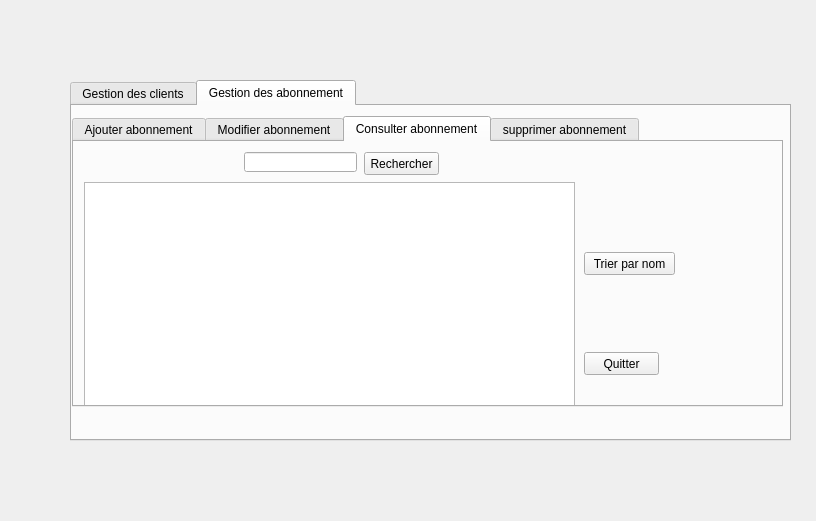
<?xml version="1.0" encoding="UTF-8"?>
<ui version="4.0">
 <class>Dialog</class>
 <widget class="QDialog" name="Dialog">
  <property name="geometry">
   <rect>
    <x>0</x>
    <y>0</y>
    <width>816</width>
    <height>521</height>
   </rect>
  </property>
  <property name="windowTitle">
   <string>Dialog</string>
  </property>
  <widget class="QTabWidget" name="tabWidget">
   <property name="geometry">
    <rect>
     <x>70</x>
     <y>80</y>
     <width>721</width>
     <height>361</height>
    </rect>
   </property>
   <property name="currentIndex">
    <number>1</number>
   </property>
   <widget class="QWidget" name="Tab">
    <attribute name="title">
     <string>Gestion des clients</string>
    </attribute>
    <widget class="QTabWidget" name="tabWidget_2">
     <property name="geometry">
      <rect>
       <x>-10</x>
       <y>0</y>
       <width>721</width>
       <height>331</height>
      </rect>
     </property>
     <property name="currentIndex">
      <number>2</number>
     </property>
     <widget class="QWidget" name="tab_3">
      <attribute name="title">
       <string>Ajouter client</string>
      </attribute>
      <widget class="QGroupBox" name="ajouter_emp">
       <property name="geometry">
        <rect>
         <x>0</x>
         <y>0</y>
         <width>641</width>
         <height>191</height>
        </rect>
       </property>
       <property name="title">
        <string/>
       </property>
       <widget class="QLabel" name="label">
        <property name="geometry">
         <rect>
          <x>30</x>
          <y>40</y>
          <width>47</width>
          <height>13</height>
         </rect>
        </property>
        <property name="text">
         <string>Nom :</string>
        </property>
       </widget>
       <widget class="QLabel" name="label_2">
        <property name="geometry">
         <rect>
          <x>30</x>
          <y>70</y>
          <width>47</width>
          <height>13</height>
         </rect>
        </property>
        <property name="text">
         <string>Prenom :</string>
        </property>
       </widget>
       <widget class="QLabel" name="label_3">
        <property name="geometry">
         <rect>
          <x>30</x>
          <y>110</y>
          <width>47</width>
          <height>13</height>
         </rect>
        </property>
        <property name="text">
         <string>CIN :</string>
        </property>
       </widget>
       <widget class="QLineEdit" name="lineEdit_nom">
        <property name="geometry">
         <rect>
          <x>130</x>
          <y>40</y>
          <width>113</width>
          <height>20</height>
         </rect>
        </property>
       </widget>
       <widget class="QLineEdit" name="lineEdit_prenom">
        <property name="geometry">
         <rect>
          <x>130</x>
          <y>70</y>
          <width>113</width>
          <height>20</height>
         </rect>
        </property>
       </widget>
       <widget class="QLineEdit" name="lineEdit_cin">
        <property name="geometry">
         <rect>
          <x>130</x>
          <y>110</y>
          <width>113</width>
          <height>20</height>
         </rect>
        </property>
        <property name="maxLength">
         <number>8</number>
        </property>
       </widget>
       <widget class="QPushButton" name="pushButton_ajouteremploye">
        <property name="geometry">
         <rect>
          <x>290</x>
          <y>40</y>
          <width>75</width>
          <height>23</height>
         </rect>
        </property>
        <property name="text">
         <string>Ajouter</string>
        </property>
       </widget>
       <widget class="QPushButton" name="pushButton_2">
        <property name="geometry">
         <rect>
          <x>290</x>
          <y>70</y>
          <width>75</width>
          <height>23</height>
         </rect>
        </property>
        <property name="text">
         <string>Quiter</string>
        </property>
       </widget>
      </widget>
     </widget>
     <widget class="QWidget" name="tab_4">
      <attribute name="title">
       <string>Modifier client</string>
      </attribute>
      <widget class="QGroupBox" name="modifier_emp">
       <property name="geometry">
        <rect>
         <x>0</x>
         <y>0</y>
         <width>681</width>
         <height>251</height>
        </rect>
       </property>
       <property name="title">
        <string/>
       </property>
       <widget class="QGroupBox" name="ajouter_emp_2">
        <property name="geometry">
         <rect>
          <x>0</x>
          <y>0</y>
          <width>641</width>
          <height>241</height>
         </rect>
        </property>
        <property name="title">
         <string/>
        </property>
        <widget class="QLabel" name="label_17">
         <property name="geometry">
          <rect>
           <x>30</x>
           <y>70</y>
           <width>47</width>
           <height>13</height>
          </rect>
         </property>
         <property name="text">
          <string>Nom :</string>
         </property>
        </widget>
        <widget class="QLabel" name="label_18">
         <property name="geometry">
          <rect>
           <x>30</x>
           <y>100</y>
           <width>47</width>
           <height>13</height>
          </rect>
         </property>
         <property name="text">
          <string>Prenom :</string>
         </property>
        </widget>
        <widget class="QLineEdit" name="lineEdit_mnom">
         <property name="geometry">
          <rect>
           <x>130</x>
           <y>70</y>
           <width>113</width>
           <height>20</height>
          </rect>
         </property>
        </widget>
        <widget class="QLineEdit" name="lineEdit_mprenom">
         <property name="geometry">
          <rect>
           <x>130</x>
           <y>100</y>
           <width>113</width>
           <height>20</height>
          </rect>
         </property>
        </widget>
        <widget class="QPushButton" name="pushButton_4">
         <property name="geometry">
          <rect>
           <x>460</x>
           <y>80</y>
           <width>75</width>
           <height>23</height>
          </rect>
         </property>
         <property name="text">
          <string>Retour</string>
         </property>
        </widget>
        <widget class="QPushButton" name="pushButton_modifieremploye">
         <property name="geometry">
          <rect>
           <x>460</x>
           <y>50</y>
           <width>75</width>
           <height>23</height>
          </rect>
         </property>
         <property name="text">
          <string>Modifier</string>
         </property>
        </widget>
        <widget class="QLabel" name="label_7">
         <property name="geometry">
          <rect>
           <x>20</x>
           <y>10</y>
           <width>161</width>
           <height>41</height>
          </rect>
         </property>
         <property name="text">
          <string>Le CIN d'client à modifier :</string>
         </property>
        </widget>
        <widget class="QLineEdit" name="lineEdit_cinm">
         <property name="geometry">
          <rect>
           <x>170</x>
           <y>20</y>
           <width>113</width>
           <height>20</height>
          </rect>
         </property>
        </widget>
       </widget>
      </widget>
     </widget>
     <widget class="QWidget" name="tab_5">
      <attribute name="title">
       <string>Consulter client</string>
      </attribute>
      <widget class="QTableView" name="tab_employe">
       <property name="geometry">
        <rect>
         <x>10</x>
         <y>40</y>
         <width>591</width>
         <height>261</height>
        </rect>
       </property>
      </widget>
      <widget class="QPushButton" name="pushButton_trinom">
       <property name="geometry">
        <rect>
         <x>610</x>
         <y>150</y>
         <width>75</width>
         <height>23</height>
        </rect>
       </property>
       <property name="text">
        <string>Trier par nom</string>
       </property>
      </widget>
      <widget class="QPushButton" name="pushButton_tricin">
       <property name="geometry">
        <rect>
         <x>610</x>
         <y>110</y>
         <width>75</width>
         <height>23</height>
        </rect>
       </property>
       <property name="text">
        <string>Trier par CIN</string>
       </property>
      </widget>
      <widget class="QPushButton" name="pushButton_rechercheremp">
       <property name="geometry">
        <rect>
         <x>140</x>
         <y>10</y>
         <width>75</width>
         <height>23</height>
        </rect>
       </property>
       <property name="text">
        <string>Rechercher</string>
       </property>
      </widget>
      <widget class="QLineEdit" name="lineEdit_emprech">
       <property name="geometry">
        <rect>
         <x>10</x>
         <y>10</y>
         <width>113</width>
         <height>20</height>
        </rect>
       </property>
       <property name="maxLength">
        <number>20</number>
       </property>
      </widget>
      <widget class="QPushButton" name="pushButton_imprimer">
       <property name="geometry">
        <rect>
         <x>610</x>
         <y>60</y>
         <width>75</width>
         <height>23</height>
        </rect>
       </property>
       <property name="text">
        <string>Imprimer</string>
       </property>
      </widget>
     </widget>
     <widget class="QWidget" name="tab_6">
      <attribute name="title">
       <string>Supprimer client</string>
      </attribute>
      <widget class="QGroupBox" name="supprimer_emp">
       <property name="geometry">
        <rect>
         <x>80</x>
         <y>40</y>
         <width>531</width>
         <height>201</height>
        </rect>
       </property>
       <property name="title">
        <string/>
       </property>
       <widget class="QLabel" name="label_8">
        <property name="geometry">
         <rect>
          <x>150</x>
          <y>10</y>
          <width>161</width>
          <height>41</height>
         </rect>
        </property>
        <property name="text">
         <string>Le CIN d'client à supprimer :</string>
        </property>
       </widget>
       <widget class="QLineEdit" name="lineEdit_supcin">
        <property name="geometry">
         <rect>
          <x>180</x>
          <y>60</y>
          <width>113</width>
          <height>20</height>
         </rect>
        </property>
        <property name="maxLength">
         <number>8</number>
        </property>
       </widget>
       <widget class="QPushButton" name="pushButton_supremploye">
        <property name="geometry">
         <rect>
          <x>150</x>
          <y>110</y>
          <width>75</width>
          <height>23</height>
         </rect>
        </property>
        <property name="text">
         <string>Supprimer</string>
        </property>
       </widget>
       <widget class="QPushButton" name="pushButton_retourspr">
        <property name="geometry">
         <rect>
          <x>240</x>
          <y>110</y>
          <width>75</width>
          <height>23</height>
         </rect>
        </property>
        <property name="text">
         <string>Retour</string>
        </property>
       </widget>
      </widget>
     </widget>
    </widget>
   </widget>
   <widget class="QWidget" name="tab_2">
    <attribute name="title">
     <string>Gestion des abonnement</string>
    </attribute>
    <widget class="QTabWidget" name="tabWidget_3">
     <property name="geometry">
      <rect>
       <x>0</x>
       <y>10</y>
       <width>711</width>
       <height>291</height>
      </rect>
     </property>
     <property name="currentIndex">
      <number>2</number>
     </property>
     <widget class="QWidget" name="tab_7">
      <attribute name="title">
       <string>Ajouter abonnement</string>
      </attribute>
      <widget class="QGroupBox" name="ajout_auth">
       <property name="geometry">
        <rect>
         <x>0</x>
         <y>10</y>
         <width>641</width>
         <height>231</height>
        </rect>
       </property>
       <property name="title">
        <string/>
       </property>
       <widget class="QLineEdit" name="lineEditnometprenom">
        <property name="geometry">
         <rect>
          <x>170</x>
          <y>40</y>
          <width>113</width>
          <height>20</height>
         </rect>
        </property>
       </widget>
       <widget class="QLabel" name="label_9">
        <property name="geometry">
         <rect>
          <x>50</x>
          <y>40</y>
          <width>91</width>
          <height>16</height>
         </rect>
        </property>
        <property name="text">
         <string>nom</string>
        </property>
       </widget>
       <widget class="QLabel" name="label_11">
        <property name="geometry">
         <rect>
          <x>50</x>
          <y>120</y>
          <width>81</width>
          <height>16</height>
         </rect>
        </property>
        <property name="text">
         <string>num</string>
        </property>
       </widget>
       <widget class="QLineEdit" name="lineEdit_mdp">
        <property name="geometry">
         <rect>
          <x>170</x>
          <y>120</y>
          <width>113</width>
          <height>20</height>
         </rect>
        </property>
       </widget>
       <widget class="QPushButton" name="pushButton_ajoutprofil">
        <property name="geometry">
         <rect>
          <x>390</x>
          <y>60</y>
          <width>75</width>
          <height>23</height>
         </rect>
        </property>
        <property name="text">
         <string>Ajouter</string>
        </property>
       </widget>
       <widget class="QPushButton" name="pushButton_6">
        <property name="geometry">
         <rect>
          <x>390</x>
          <y>90</y>
          <width>75</width>
          <height>23</height>
         </rect>
        </property>
        <property name="text">
         <string>Quitter</string>
        </property>
       </widget>
       <widget class="QLabel" name="label_13">
        <property name="geometry">
         <rect>
          <x>50</x>
          <y>80</y>
          <width>101</width>
          <height>16</height>
         </rect>
        </property>
        <property name="text">
         <string>prenom</string>
        </property>
       </widget>
       <widget class="QLineEdit" name="lineEdit_id">
        <property name="geometry">
         <rect>
          <x>170</x>
          <y>80</y>
          <width>113</width>
          <height>20</height>
         </rect>
        </property>
       </widget>
       <widget class="QLineEdit" name="lineEdit_mdp_2">
        <property name="geometry">
         <rect>
          <x>170</x>
          <y>160</y>
          <width>113</width>
          <height>20</height>
         </rect>
        </property>
       </widget>
       <widget class="QLabel" name="label_12">
        <property name="geometry">
         <rect>
          <x>50</x>
          <y>170</y>
          <width>81</width>
          <height>16</height>
         </rect>
        </property>
        <property name="text">
         <string>type</string>
        </property>
       </widget>
      </widget>
     </widget>
     <widget class="QWidget" name="tab_9">
      <attribute name="title">
       <string>Modifier abonnement</string>
      </attribute>
      <widget class="QGroupBox" name="modifier_auth">
       <property name="geometry">
        <rect>
         <x>0</x>
         <y>0</y>
         <width>671</width>
         <height>261</height>
        </rect>
       </property>
       <property name="title">
        <string/>
       </property>
       <widget class="QGroupBox" name="ajouter_emp_3">
        <property name="geometry">
         <rect>
          <x>0</x>
          <y>0</y>
          <width>641</width>
          <height>241</height>
         </rect>
        </property>
        <property name="title">
         <string/>
        </property>
        <widget class="QGroupBox" name="ajout_auth_2">
         <property name="geometry">
          <rect>
           <x>0</x>
           <y>0</y>
           <width>641</width>
           <height>231</height>
          </rect>
         </property>
         <property name="title">
          <string/>
         </property>
         <widget class="QLineEdit" name="mnom">
          <property name="geometry">
           <rect>
            <x>170</x>
            <y>70</y>
            <width>113</width>
            <height>20</height>
           </rect>
          </property>
         </widget>
         <widget class="QLabel" name="label_34">
          <property name="geometry">
           <rect>
            <x>50</x>
            <y>70</y>
            <width>91</width>
            <height>16</height>
           </rect>
          </property>
          <property name="text">
           <string>nom</string>
          </property>
         </widget>
         <widget class="QLabel" name="label_36">
          <property name="geometry">
           <rect>
            <x>50</x>
            <y>110</y>
            <width>81</width>
            <height>16</height>
           </rect>
          </property>
          <property name="text">
           <string>prenom</string>
          </property>
         </widget>
         <widget class="QLineEdit" name="lineEdit_mmdp">
          <property name="geometry">
           <rect>
            <x>170</x>
            <y>110</y>
            <width>113</width>
            <height>20</height>
           </rect>
          </property>
         </widget>
         <widget class="QPushButton" name="pushButton_modifierprofil">
          <property name="geometry">
           <rect>
            <x>390</x>
            <y>60</y>
            <width>75</width>
            <height>23</height>
           </rect>
          </property>
          <property name="text">
           <string>Modifier</string>
          </property>
         </widget>
         <widget class="QPushButton" name="pushButton_5">
          <property name="geometry">
           <rect>
            <x>390</x>
            <y>90</y>
            <width>75</width>
            <height>23</height>
           </rect>
          </property>
          <property name="text">
           <string>Retour</string>
          </property>
         </widget>
         <widget class="QLabel" name="label_14">
          <property name="geometry">
           <rect>
            <x>50</x>
            <y>20</y>
            <width>161</width>
            <height>41</height>
           </rect>
          </property>
          <property name="text">
           <string>num d'abonnement </string>
          </property>
         </widget>
         <widget class="QLineEdit" name="lineEdit_mid">
          <property name="geometry">
           <rect>
            <x>180</x>
            <y>30</y>
            <width>113</width>
            <height>20</height>
           </rect>
          </property>
         </widget>
        </widget>
       </widget>
      </widget>
     </widget>
     <widget class="QWidget" name="tab_8">
      <attribute name="title">
       <string>Consulter abonnement</string>
      </attribute>
      <widget class="QTableView" name="tableView_profil">
       <property name="geometry">
        <rect>
         <x>10</x>
         <y>40</y>
         <width>491</width>
         <height>231</height>
        </rect>
       </property>
      </widget>
      <widget class="QLineEdit" name="lineEdit_profilrech">
       <property name="geometry">
        <rect>
         <x>170</x>
         <y>10</y>
         <width>113</width>
         <height>20</height>
        </rect>
       </property>
       <property name="maxLength">
        <number>20</number>
       </property>
      </widget>
      <widget class="QPushButton" name="pushButton_rechprofil">
       <property name="geometry">
        <rect>
         <x>290</x>
         <y>10</y>
         <width>75</width>
         <height>23</height>
        </rect>
       </property>
       <property name="text">
        <string>Rechercher</string>
       </property>
      </widget>
      <widget class="QPushButton" name="pushButton">
       <property name="geometry">
        <rect>
         <x>510</x>
         <y>210</y>
         <width>75</width>
         <height>23</height>
        </rect>
       </property>
       <property name="text">
        <string>Quitter</string>
       </property>
      </widget>
      <widget class="QPushButton" name="pushButton_tricin_2">
       <property name="geometry">
        <rect>
         <x>510</x>
         <y>110</y>
         <width>91</width>
         <height>23</height>
        </rect>
       </property>
       <property name="text">
        <string>Trier par nom</string>
       </property>
      </widget>
     </widget>
     <widget class="QWidget" name="tab_10">
      <attribute name="title">
       <string>supprimer abonnement</string>
      </attribute>
      <widget class="QGroupBox" name="supprimer_auth">
       <property name="geometry">
        <rect>
         <x>10</x>
         <y>0</y>
         <width>671</width>
         <height>221</height>
        </rect>
       </property>
       <property name="title">
        <string/>
       </property>
       <widget class="QLabel" name="label_15">
        <property name="geometry">
         <rect>
          <x>20</x>
          <y>60</y>
          <width>211</width>
          <height>41</height>
         </rect>
        </property>
        <property name="text">
         <string>num de abonnement à supprimer :</string>
        </property>
       </widget>
       <widget class="QLineEdit" name="lineEdit_scin_admin">
        <property name="geometry">
         <rect>
          <x>160</x>
          <y>70</y>
          <width>113</width>
          <height>20</height>
         </rect>
        </property>
        <property name="maxLength">
         <number>8</number>
        </property>
       </widget>
       <widget class="QPushButton" name="pushButton_spradmin">
        <property name="geometry">
         <rect>
          <x>300</x>
          <y>70</y>
          <width>75</width>
          <height>23</height>
         </rect>
        </property>
        <property name="text">
         <string>Supprimer</string>
        </property>
       </widget>
       <widget class="QPushButton" name="pushButton_retouradmin">
        <property name="geometry">
         <rect>
          <x>300</x>
          <y>100</y>
          <width>75</width>
          <height>23</height>
         </rect>
        </property>
        <property name="text">
         <string>Quitter</string>
        </property>
       </widget>
      </widget>
     </widget>
    </widget>
   </widget>
  </widget>
 </widget>
 <resources/>
 <connections/>
</ui>
